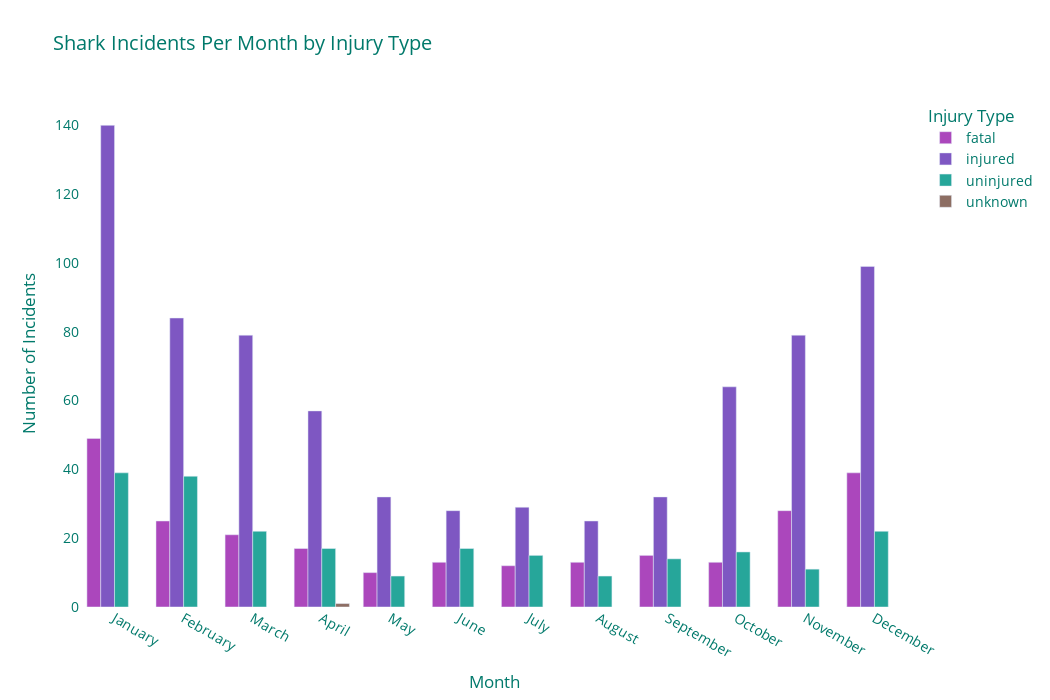

Notebook code cell kept with this figure:
### Code cell
monthly_injury_data = (
    incidents_per_month.groupby(["month_name", "victim_injury"])["count"]
    .sum()
    .reset_index()
)

fig = px.bar(
    monthly_injury_data,
    x="month_name",
    y="count",
    color="victim_injury",
    barmode="group",  # Grouped bar mode
    color_discrete_map={
        "fatal": "#ab47bc",
        "injured": "#7e57c2",
        "uninjured": "#26a69a",
        "unknown": "#8d6e63",
    },
    title="Shark Incidents Per Month by Injury Type",
    labels={
        "month_name": "Month",
        "count": "Number of Incidents",
        "victim_injury": "Injury Type",
    },
    category_orders={"month_name": month_names},
)

fig.update_layout(
    font=dict(color="#00796b", size=14),
    plot_bgcolor="rgba(0,0,0,0)",  # Transparent background
    paper_bgcolor="rgba(0,0,0,0)",
    xaxis_title="Month",
    yaxis_title="Number of Incidents",
    legend_title="Injury Type",
    height=700,
    width=1050,
)

fig.show()

### Figure 1 — Plotly figure (JSON) as saved in the notebook; plotly's stock layout.template omitted (floating-point values rounded to 4 significant figures)
{"data": [{"alignmentgroup": "True", "hovertemplate": "Injury Type=fatal<br>Month=%{x}<br>Number of Incidents=%{y}<extra></extra>", "legendgroup": "fatal", "marker": {"color": "#ab47bc", "pattern": {"shape": ""}}, "name": "fatal", "offsetgroup": "fatal", "orientation": "v", "showlegend": true, "textposition": "auto", "type": "bar", "x": ["April", "August", "December", "February", "January", "July", "June", "March", "May", "November", "October", "September"], "xaxis": "x", "y": [17, 13, 39, 25, 49, 12, 13, 21, 10, 28, 13, 15], "yaxis": "y"}, {"alignmentgroup": "True", "hovertemplate": "Injury Type=injured<br>Month=%{x}<br>Number of Incidents=%{y}<extra></extra>", "legendgroup": "injured", "marker": {"color": "#7e57c2", "pattern": {"shape": ""}}, "name": "injured", "offsetgroup": "injured", "orientation": "v", "showlegend": true, "textposition": "auto", "type": "bar", "x": ["April", "August", "December", "February", "January", "July", "June", "March", "May", "November", "October", "September"], "xaxis": "x", "y": [57, 25, 99, 84, 140, 29, 28, 79, 32, 79, 64, 32], "yaxis": "y"}, {"alignmentgroup": "True", "hovertemplate": "Injury Type=uninjured<br>Month=%{x}<br>Number of Incidents=%{y}<extra></extra>", "legendgroup": "uninjured", "marker": {"color": "#26a69a", "pattern": {"shape": ""}}, "name": "uninjured", "offsetgroup": "uninjured", "orientation": "v", "showlegend": true, "textposition": "auto", "type": "bar", "x": ["April", "August", "December", "February", "January", "July", "June", "March", "May", "November", "October", "September"], "xaxis": "x", "y": [17, 9, 22, 38, 39, 15, 17, 22, 9, 11, 16, 14], "yaxis": "y"}, {"alignmentgroup": "True", "hovertemplate": "Injury Type=unknown<br>Month=%{x}<br>Number of Incidents=%{y}<extra></extra>", "legendgroup": "unknown", "marker": {"color": "#8d6e63", "pattern": {"shape": ""}}, "name": "unknown", "offsetgroup": "unknown", "orientation": "v", "showlegend": true, "textposition": "auto", "type": "bar", "x": ["April"], "xaxis": "x", "y": [1], "yaxis": "y"}], "layout": {"barmode": "group", "font": {"color": "#00796b", "size": 14}, "height": 700, "legend": {"title": {"text": "Injury Type"}, "tracegroupgap": 0}, "paper_bgcolor": "rgba(0,0,0,0)", "plot_bgcolor": "rgba(0,0,0,0)", "title": {"text": "Shark Incidents Per Month by Injury Type"}, "width": 1050, "xaxis": {"anchor": "y", "categoryarray": ["January", "February", "March", "April", "May", "June", "July", "August", "September", "October", "November", "December"], "categoryorder": "array", "domain": [0, 1], "title": {"text": "Month"}}, "yaxis": {"anchor": "x", "domain": [0, 1], "title": {"text": "Number of Incidents"}}}}
